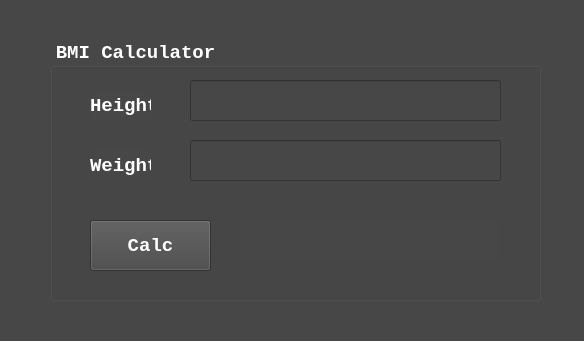
<?xml version="1.0" encoding="UTF-8"?>
<ui version="4.0">
 <class>VsQTClass</class>
 <widget class="QWidget" name="VsQTClass">
  <property name="geometry">
   <rect>
    <x>0</x>
    <y>0</y>
    <width>584</width>
    <height>341</height>
   </rect>
  </property>
  <property name="font">
   <font>
    <family>Consolas</family>
    <pointsize>14</pointsize>
    <weight>75</weight>
    <bold>true</bold>
   </font>
  </property>
  <property name="windowTitle">
   <string>VsQT</string>
  </property>
  <property name="styleSheet">
   <string notr="true">background-color:#474747;</string>
  </property>
  <widget class="QGroupBox" name="groupBox">
   <property name="geometry">
    <rect>
     <x>50</x>
     <y>40</y>
     <width>491</width>
     <height>261</height>
    </rect>
   </property>
   <property name="font">
    <font>
     <family>Consolas</family>
     <pointsize>14</pointsize>
     <weight>75</weight>
     <bold>true</bold>
    </font>
   </property>
   <property name="styleSheet">
    <string notr="true">color:white</string>
   </property>
   <property name="title">
    <string>BMI Calculator</string>
   </property>
   <widget class="QPushButton" name="pushButton">
    <property name="geometry">
     <rect>
      <x>40</x>
      <y>180</y>
      <width>121</width>
      <height>51</height>
     </rect>
    </property>
    <property name="font">
     <font>
      <family>Consolas</family>
      <pointsize>14</pointsize>
      <weight>75</weight>
      <bold>true</bold>
     </font>
    </property>
    <property name="styleSheet">
     <string notr="true">color:white;</string>
    </property>
    <property name="text">
     <string>Calc</string>
    </property>
   </widget>
   <widget class="QLabel" name="label">
    <property name="geometry">
     <rect>
      <x>40</x>
      <y>50</y>
      <width>61</width>
      <height>31</height>
     </rect>
    </property>
    <property name="font">
     <font>
      <family>Consolas</family>
      <pointsize>14</pointsize>
      <weight>75</weight>
      <bold>true</bold>
     </font>
    </property>
    <property name="styleSheet">
     <string notr="true">color:white;</string>
    </property>
    <property name="text">
     <string>Height</string>
    </property>
   </widget>
   <widget class="QLabel" name="label_2">
    <property name="geometry">
     <rect>
      <x>40</x>
      <y>110</y>
      <width>61</width>
      <height>31</height>
     </rect>
    </property>
    <property name="font">
     <font>
      <family>Consolas</family>
      <pointsize>14</pointsize>
      <weight>75</weight>
      <bold>true</bold>
     </font>
    </property>
    <property name="styleSheet">
     <string notr="true">color:white;</string>
    </property>
    <property name="text">
     <string>Weight</string>
    </property>
   </widget>
   <widget class="QLineEdit" name="lineEdit">
    <property name="geometry">
     <rect>
      <x>190</x>
      <y>180</y>
      <width>261</width>
      <height>41</height>
     </rect>
    </property>
    <property name="font">
     <font>
      <family>Consolas</family>
      <pointsize>12</pointsize>
      <weight>50</weight>
      <bold>false</bold>
     </font>
    </property>
    <property name="styleSheet">
     <string notr="true">border-style:none;</string>
    </property>
   </widget>
   <widget class="QLineEdit" name="lineEdit_2">
    <property name="geometry">
     <rect>
      <x>140</x>
      <y>40</y>
      <width>311</width>
      <height>41</height>
     </rect>
    </property>
    <property name="font">
     <font>
      <family>Consolas</family>
      <pointsize>14</pointsize>
      <weight>75</weight>
      <bold>true</bold>
     </font>
    </property>
   </widget>
   <widget class="QLineEdit" name="lineEdit_3">
    <property name="geometry">
     <rect>
      <x>140</x>
      <y>100</y>
      <width>311</width>
      <height>41</height>
     </rect>
    </property>
    <property name="font">
     <font>
      <family>Consolas</family>
      <pointsize>14</pointsize>
      <weight>75</weight>
      <bold>true</bold>
     </font>
    </property>
   </widget>
  </widget>
 </widget>
 <layoutdefault spacing="6" margin="11"/>
 <resources>
  <include location="VsQT.qrc"/>
 </resources>
 <connections/>
</ui>
